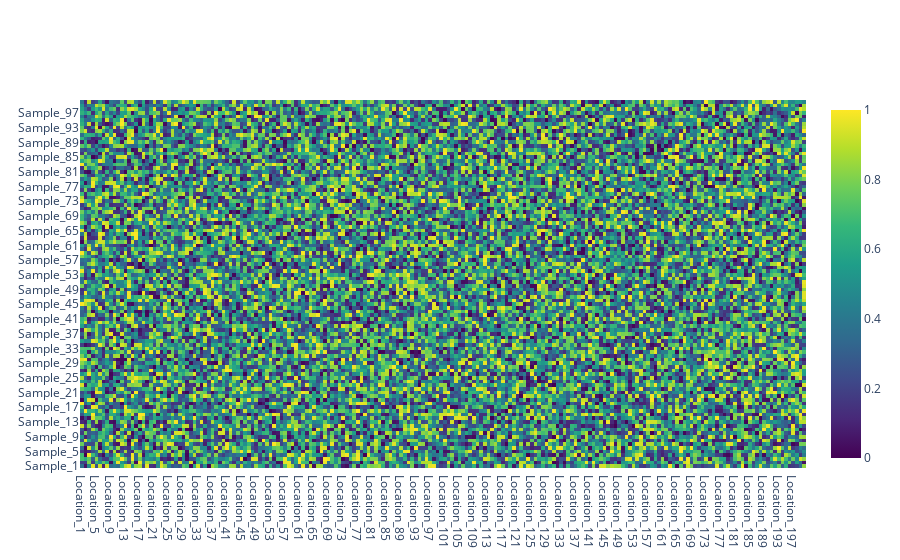

This figure's notebook cell:
### Code cell
import plotly.graph_objects as go

fig = go.Figure(data=go.Heatmap(z=values,x=locations,y=sample_names,hoverongaps = False, colorscale='Viridis'))
fig.show()

### Figure 1 — Plotly figure (JSON) as saved in the notebook; plotly's stock layout.template omitted (floating-point values rounded to 4 significant figures; data arrays with more than 128 entries replaced by an {"elided": "..."} marker saying what was removed)
{"data": [{"colorscale": [[0, "#440154"], [0.1111, "#482878"], [0.2222, "#3e4989"], [0.3333, "#31688e"], [0.4444, "#26828e"], [0.5556, "#1f9e89"], [0.6667, "#35b779"], [0.7778, "#6ece58"], [0.8889, "#b5de2b"], [1, "#fde725"]], "hoverongaps": false, "type": "heatmap", "x": {"elided": "200 str values"}, "y": ["Sample_1", "Sample_2", "Sample_3", "Sample_4", "Sample_5", "Sample_6", "Sample_7", "Sample_8", "Sample_9", "Sample_10", "Sample_11", "Sample_12", "Sample_13", "Sample_14", "Sample_15", "Sample_16", "Sample_17", "Sample_18", "Sample_19", "Sample_20", "Sample_21", "Sample_22", "Sample_23", "Sample_24", "Sample_25", "Sample_26", "Sample_27", "Sample_28", "Sample_29", "Sample_30", "Sample_31", "Sample_32", "Sample_33", "Sample_34", "Sample_35", "Sample_36", "Sample_37", "Sample_38", "Sample_39", "Sample_40", "Sample_41", "Sample_42", "Sample_43", "Sample_44", "Sample_45", "Sample_46", "Sample_47", "Sample_48", "Sample_49", "Sample_50", "Sample_51", "Sample_52", "Sample_53", "Sample_54", "Sample_55", "Sample_56", "Sample_57", "Sample_58", "Sample_59", "Sample_60", "Sample_61", "Sample_62", "Sample_63", "Sample_64", "Sample_65", "Sample_66", "Sample_67", "Sample_68", "Sample_69", "Sample_70", "Sample_71", "Sample_72", "Sample_73", "Sample_74", "Sample_75", "Sample_76", "Sample_77", "Sample_78", "Sample_79", "Sample_80", "Sample_81", "Sample_82", "Sample_83", "Sample_84", "Sample_85", "Sample_86", "Sample_87", "Sample_88", "Sample_89", "Sample_90", "Sample_91", "Sample_92", "Sample_93", "Sample_94", "Sample_95", "Sample_96", "Sample_97", "Sample_98", "Sample_99", "Sample_100"], "z": {"elided": "100x200 float values"}}], "layout": {}}
